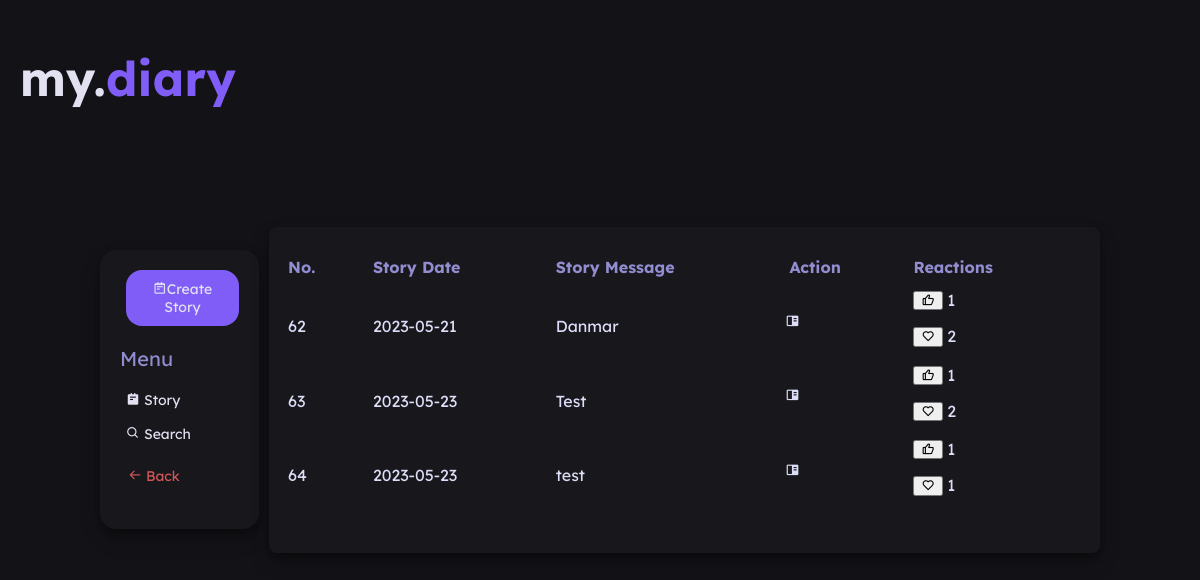
The page /story_wall.php?userID=9 on the database its author committed.
### tables this page shows
CREATE TABLE `story` (
  `story_id` int(11) NOT NULL,
  `story_date` date NOT NULL,
  `diary_id` int(11) NOT NULL,
  `story_message` longtext NOT NULL
);

### fetchStoryWall.php (called while the page is built)
<?php
    require('local_setting.php');
    $queryFetchStory = "SELECT * FROM story";
    $resultFetchStory = mysqli_query($conn,$queryFetchStory);
?>

### story_wall.php (the view, shortened to what this page needs)
<?php
    require('local_setting.php');
    $userID = $_REQUEST['userID'];
    $storyID = $_REQUEST['storyID'];
    $diaryID = $_REQUEST['diaryID'];
    $userReaction = getUserReaction($conn, $storyID);
    function getUserReaction($conn, $storyID)
    {
        $userID = $_REQUEST['userID'];
        $sql = "SELECT reaction FROM reactions WHERE user_id = '{$userID}' AND story_id = '{$storyID}'";
        $result = mysqli_query($conn, $sql);
        return null;
    }
    function getReactionCount($conn, $storyID, $reactionType)
    {
        $sql = "SELECT COUNT(*) AS count FROM reactions WHERE story_id = '{$storyID}' AND reaction = '{$reactionType}'";
        $result = mysqli_query($conn, $sql);
        if ($result && mysqli_num_rows($result) > 0) {
            $row = mysqli_fetch_assoc($result);
            return $row['count'];
        }
        return 0;
    }
?>
<html>
    <head>
        <link href='https://unpkg.com/boxicons@2.1.4/css/boxicons.min.css' rel='stylesheet'>
        <link rel="stylesheet" href="style5.css">
    </head>
    <body>
    <div class="headercontainer">
        <h2 class="style2">my.</h2>
        <h2 class="style3">diary</h2>
    </div>
    <div class="container">
        <div class="control_container">
            <form method="post" action="new_story.php?diaryID=<?php echo $diaryID ?>&userID=<?php echo $userID ?>">
                <button type="submit" class="btn" id="btnDiary"><i class='bx bx-notepad'></i>Create Story</button>
            </form>
            <p class="diary_title">Menu</p>
            <p><a href="#" onclick="searchBarHidden()"><i class='bx bxs-notepad'></i> Story </a></p>
            <p> <a href="#" onclick="searchBar()"><i class='bx bx-search'></i> Search</a></p>
            <form action="main.php?userID=<?php echo $userID ?>" method="POST">
                <button type="submit" name="backButton" class="btn_back"><i class='bx bx-arrow-back'></i> Back</button>
            </form>
        </div>
        <div class="side_container">
            <table class="diary">
                <tr>
                    <th>No.</th>
                    <th>Story Date</th>
                    <th>Story Message</th>
                    <th>Action</th>
                    <th>Reactions</th>
                </tr>
                <?php
                require('fetchStoryWall.php');
                if (mysqli_num_rows($resultFetchStory) > 0) {
                    while ($storyResult = mysqli_fetch_array($resultFetchStory)) {
                        ?>
                        <tr>
                            <td><?php echo $storyResult['story_id'] ?></td>
                            <td><?php echo $storyResult['story_date'] ?></td>
                            <td><?php echo $storyResult['story_message'] ?></td>
                            <td>
                                <div class="group_right">
                                    <form method="POST" action="view_story.php?storyID=<?php echo $storyResult['story_id'] ?>">
                                        <button type="submit" class="btn_right_go">
                                            <i class='bx bxs-book-content'></i>
                                        </button>
                                    </form>
                                </div>
                            </td>
                            <td>
                                <div>
                                <form class="reaction-form">
                                    <button type="submit" <?php if ($userReaction === 'like') echo 'disabled'; ?>><i class='bx bx-like'></i></button>
                                    <span id="likeCount_<?php echo $storyResult['story_id']; ?>"><?php echo getReactionCount($conn, $storyResult['story_id'], 'like'); ?></span>
                                </form>
                                </div>
                                <div>
                                <form class="reaction-form">
                                    <button type="submit" <?php if ($userReaction === 'heart') echo 'disabled'; ?>><i class='bx bx-heart'></i></button>
                                    <span id="heartCount_<?php echo $storyResult['story_id']; ?>"><?php echo getReactionCount($conn, $storyResult['story_id'], 'heart'); ?></span>
                                </form>
                                </div>
                            </td>
                        </tr>
                    <?php
                    }
                }
                ?>
            </table>
        </div>
    </div>
    </body>
</html>

### style5.css (style rules this page uses)
body { background-color: rgba(19,18,23); overflow: hidden; }
* { font-family: 'Lexend Deca', sans-serif; }
.container { margin: auto; width: 1000px; margin-top: 5%; padding: 20px; height: auto; display: flex; }
.control_container { margin: auto; padding: 20px; background-color: rgba(24,23,28); border-radius: 1rem; box-shadow: rgba(0, 0, 0, 0.19) 0px 10px 20px, rgba(0, 0, 0, 0.23) 0px 6px 6px; height: auto; float: left; width: auto; margin-right: 1%; }
.side_container { width: 800px; height: auto; padding: 18px; background-color: rgba(24,23,28); border-radius: 0.5rem; box-shadow: rgba(0, 0, 0, 0.19) 0px 10px 20px, rgba(0, 0, 0, 0.23) 0px 6px 6px; float: right; margin-right: 12%; margin:auto; min-height: 290px; }
i { position: inherit; }
.style2 { font-size: 48px; color: rgba(226,225,241); margin-left: 1%; }
.style3 { font-size: 48px; color: rgba(128,93,247); }
.headercontainer { display: flex; float: top; }
.btn { padding: 10px; margin: auto; border-radius: 1rem; color: rgba(226,225,241); background-color: rgba(128,93,247); border: none; margin-left: 5%; font-size: 14px; cursor: pointer; }
.btn_back { border-radius: 1rem; color: rgba(210,87,87); background: transparent; font-size: 14px; border: none; padding: 8px; }
.btn_right_go { border-radius: 1rem; color: rgba(220,222,247); background-color: transparent; border: none; font-size: 14px; padding: 2px; margin-left: 2%; cursor: pointer; transition: all 0.2s ease-out 0s; }
.group_right { display: flex; padding: 2px; margin-left: -8%; margin-top: 5%; }
a { margin-left: 2%s; font-size: 14px; color: rgba(226,225,241); text-decoration: none; padding: 6px; transition: all 0.2s ease-out 0s; }
a:link { color: rgba(226,225,241); text-decoration: none; }
.diary_title { color: rgba(146,141,208); font-size: 20px; }
table.diary { border-collapse: collapse; padding: 8px; width: 100%; }
.diary th { padding-top: 12px; padding-bottom: 12px; text-align: left; color: rgba(146,141,208); padding-right: 24px; }
.diary td { text-align: left; padding-right: 10%; color: rgba(220,222,247); padding-right: 20px; }

### rows shown on the page
story: story_id "62", story_date "2023-05-21", story_message "Danmar", story_id "1", story_id "2"
story: story_id "63", story_date "2023-05-23", story_message "Test", story_id "1", story_id "2"
story: story_id "64", story_date "2023-05-23", story_message "test", story_id "1"
